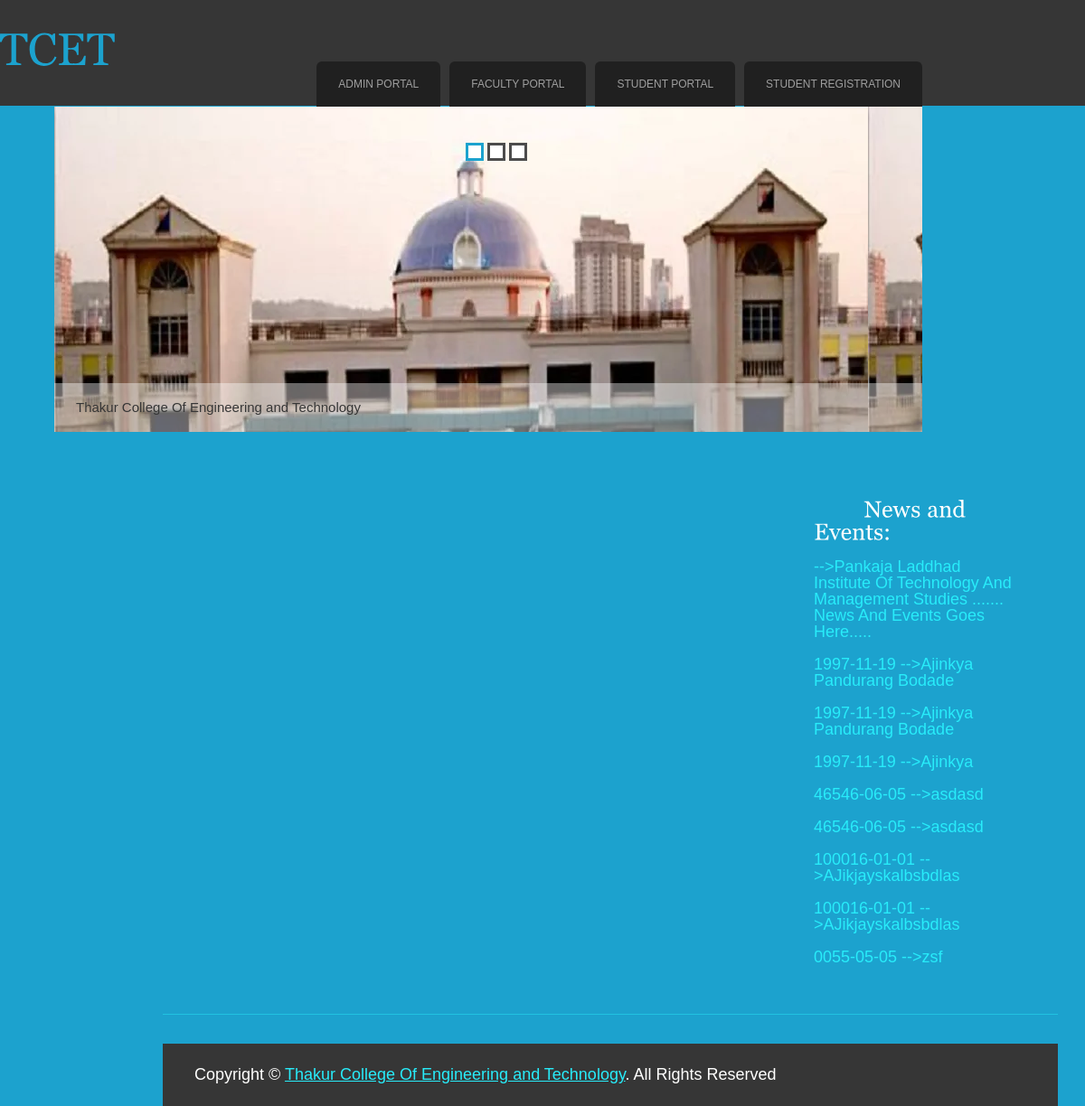
Screenshot of /main.php with the database file from the repository.
### tables this page shows
CREATE TABLE `newsandevents` (
  `id` int(11) NOT NULL,
  `ns` varchar(1000) NOT NULL,
  `date` varchar(50) NOT NULL
);

### main.php (the view, shortened to what this page needs)
<html >
<head>
<link href="css/style.css" rel="stylesheet" type="text/css" />
<link rel="stylesheet" type="text/css" href="css/coin-slider.css" />
</head>
<body>
<div class="main">
 <div class="logo">
        <h1><a href="main.php">TCET<span></span></a></h1>
      </div>
  <div class="header">
    <div class="header_resize">
      <div class="menu_nav">
        <ul>
		<li><a href="principallogin.html"><span>Admin Portal</span></a></li>
		  <li><a href="facultylogin.html"><span>Faculty Portal</span></a></li>
                 		  <li><a href="studentlogin.html"><span>Student portal </span></a></li>
          <li><a href="studentregistration.html"><span>Student Registration</span></a></li>
        </ul>
      </div>
      <div class="slider">
        <div id="coin-slider"> <a href="http://www.tcetmumbai.in"><span> Thakur College Of Engineering and Technology</span></a> </div>
      </div>
    </div>
  </div>
  <div class="content">
    <div class="content_resize">
      <div class="sidebar">
        <div class="gadget">
	    <?php $conn=new mysqli("localhost", "root","","collegemanagement");
		 	$result = $conn->query("SELECT * FROM newsandevents "); ?>
      		<marquee direction="up" scrolldelay="200" width="100%">   <h2><span>&nbsp;&nbsp;&nbsp;&nbsp;&nbsp;&nbsp;&nbsp;&nbsp;&nbsp;New</span><a href="#"></a>s and Events:</h2>		<?php while($row = $result->fetch_assoc())
		{?><font size="4"> <?php echo "".$row['date'];?> --><?php echo "".$row['ns'];  ?> <br><br>  <?php } ?>  </font></marquee>
          </div>
        </div>
   </div>
   </div>
  <div class="fbg">
    <div class="fbg_resize">
    </div>
  </div>
  <div class="footer">
    <div class="footer_resize">
      <p class="lf">Copyright &copy; <a href="http://www.tcetmumbai.in">Thakur College Of Engineering and Technology</a>. All Rights Reserved</p>
    </div>
  </div>
</div>
</body>
</html>

### css/style.css (style rules this page uses)
body { margin:0; padding:0; width:auto; color:#28ecfa; font:normal 12px/1.5em "Liberation sans", Arial, Helvetica, sans-serif; background:#1ca2ce url(../images/main_bg.gif) repeat-x left top; height: auto; }
html, .main { padding:0; margin:0; }
h2 { margin:8px 0; padding:8px 0; font-size:25px; font-weight:normal; color:#353c46; }
p { margin:8px 0; padding:0 0 8px 0; }
a { color:#fffffe; text-decoration:underline; }
.header, .content, .fbg, .footer, form, ol, ol li, ul, .content .mainbar, .content .sidebar { padding:0; margin-top: auto; margin-right: 30px; margin-bottom: auto; margin-left: 180px; width: auto; }
.header, ul { padding:0; margin-top: auto; margin-right: auto; margin-bottom: auto; margin-left: auto; width: auto; }
.menu_nav { float:right; }
.header_resize { width:1000px; margin-top: 0; margin-right: auto; margin-bottom: 0; margin-left: 20px; padding-top: 0; padding-right: 0; padding-bottom: 32px; padding-left: 0; }
.logo { padding:0; float:left; width:auto; height:118px; }
h1 { margin:0; padding:32px 0 0; font-size:50px; font-weight:normal; line-height:1.2em; text-transform:none; }
h1 a, h1 a:hover { color:#1ca2ce; text-decoration:none; }
.slider { padding:0; }
.menu_nav { margin:0 auto; padding:68px 0 0; height:50px; float:right; }
.menu_nav ul { list-style:none; padding:0; height:50px; float:right; }
.menu_nav ul li { font-size:20px; margin:0; padding:0 0 0 10px; float:left; }
.menu_nav ul li a { display:block; margin:0; padding:17px 24px; font-size:12px; line-height:16px; font-weight:normal; color:#9f9f9f; text-decoration:none; text-transform:uppercase; text-align:center; background:#202020; }
.content { padding:0; }
.content_resize { margin:0 auto; padding:18px 0; width: ; }
.content .sidebar { padding:0; float:right; width:260px; }
.content .sidebar .gadget { margin:0 0 12px; padding:8px 20px 24px; }
.content .sidebar h2 { color:#fffffe; text-transform:none; }
.fbg { border-top:1px solid #21c3e1; }
.fbg_resize { margin:0 auto; width:920px; padding:16px 20px; color:#114044; }
.footer { background:#363636; }
.footer_resize { margin:0 auto; padding:0 20px; width:920px; line-height:1.5em; color:#fffffe; }
.footer_resize p { margin:24px 0; padding:0; line-height:normal; white-space:nowrap; text-indent:inherit; }
.footer_resize a { color:#28ecfa; font-weight:normal; margin:0; padding:0; border:none; text-decoration:underline; background-color:transparent; }
.footer_resize .lf { float:left; }
a { outline:none; }

### css/coin-slider.css (style rules this page uses)
.coin-slider a { text-decoration:none; outline:none; border:none; }

### rows the page displays
newsandevents: ns "Pankaja Laddhad Institute Of Technology And Management Studies ....... News And Events Goes Here....."
newsandevents: date "1997-11-19", ns "Ajinkya Pandurang Bodade"
newsandevents: date "1997-11-19", ns "Ajinkya Pandurang Bodade"
newsandevents: date "1997-11-19", ns "Ajinkya"
newsandevents: date "46546-06-05", ns "asdasd"
newsandevents: date "46546-06-05", ns "asdasd"
newsandevents: date "100016-01-01", ns "AJikjayskalbsbdlas"
newsandevents: date "100016-01-01", ns "AJikjayskalbsbdlas"
newsandevents: date "0055-05-05", ns "zsf"
